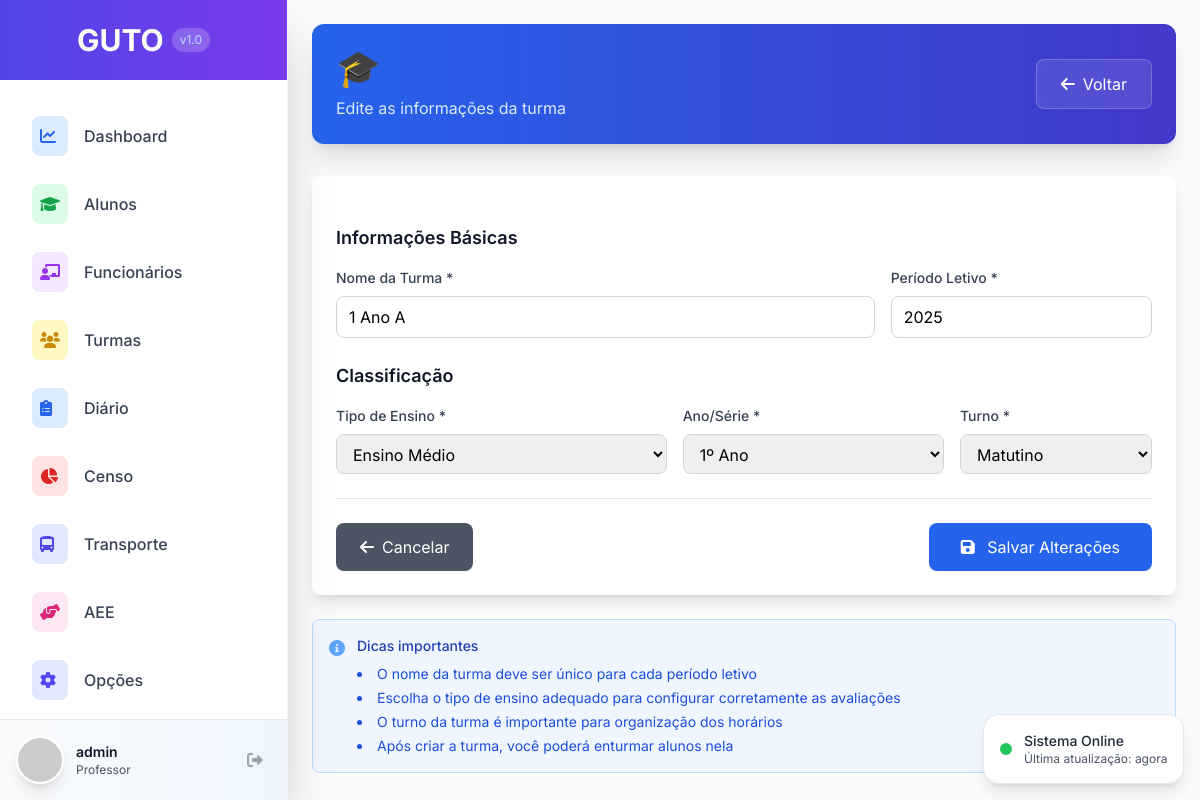
The app's page /turmas/turmas/1/editar/ (signed in) with its own data.
### turma/models.py (models this page shows, shortened)
class Turma(models.Model):
    TIPO_ENSINO_CHOICES = [
        ('EDUCACAO_INFANTIL', 'Educação Infantil'),
        ('ENSINO_FUNDAMENTAL_I', 'Ensino Fundamental I'),
        ('ENSINO_FUNDAMENTAL_II', 'Ensino Fundamental II'),
        ('ENSINO_MEDIO', 'Ensino Médio'),
    ]
    ANO_SERIE_CHOICES = [
        ('BERÇARIO', 'Berçário'),
        ('MATERNAL_I', 'Maternal I'),
        ('MATERNAL_II', 'Maternal II'),
        ('PRE_I', 'Pré I'),
        ('PRE_II', 'Pré II'),
        ('1_ANO', '1º Ano'),
        ('2_ANO', '2º Ano'),
        ('3_ANO', '3º Ano'),
        ('4_ANO', '4º Ano'),
        ('5_ANO', '5º Ano'),
        ('6_ANO', '6º Ano'),
        ('7_ANO', '7º Ano'),
        ('8_ANO', '8º Ano'),
        ('9_ANO', '9º Ano'),
        ('1_ANO_EM', '1º Ano'),
        ('2_ANO_EM', '2º Ano'),
        ('3_ANO_EM', '3º Ano'),
    ]
    TURNO_CHOICES = [
        ('MATUTINO', 'Matutino'),
        ('VESPERTINO', 'Vespertino'),
        ('NOTURNO', 'Noturno'),
        ('INTEGRAL', 'Integral'),
    ]
    nome = models.CharField(max_length=255, verbose_name="Nome da Turma")
    periodo_letivo = models.CharField(max_length=4, default=str(date.today().year), verbose_name="Período Letivo")
    tipo_ensino = models.CharField(max_length=50, choices=TIPO_ENSINO_CHOICES, verbose_name="Tipo de Ensino")
    ano_serie = models.CharField(max_length=50, choices=ANO_SERIE_CHOICES, verbose_name="Ano/Série")
    turno = models.CharField(max_length=20, choices=TURNO_CHOICES, verbose_name="Turno")
    diario_fechado = models.BooleanField(default=False, verbose_name="Diário Fechado")
    vagas_total = models.IntegerField(default=30, verbose_name="Total de Vagas")
    data_criacao = models.DateTimeField(auto_now_add=True, verbose_name="Data de Criação", null=True, blank=True)
    usuario_criacao = models.ForeignKey(User, on_delete=models.PROTECT, verbose_name="Criado por", null=True, blank=True)
    class Meta:
        verbose_name = "Turma"
        verbose_name_plural = "Turmas"
        unique_together = ['nome', 'periodo_letivo']
        ordering = ['periodo_letivo', 'ano_serie', 'nome']

### turma/views.py (the view)
# urls.py: path('turmas/<int:pk>/editar/', views.turma_edit, name='turma_edit'),
@login_required
def turma_edit(request, pk):
    turma = get_object_or_404(Turma, pk=pk)
    if request.method == 'POST':
        form = TurmaForm(request.POST, instance=turma)
        if form.is_valid():
            form.save()
            messages.success(request, f'Turma "{turma.nome}" editada com sucesso!')
            AtividadeRecente.objects.create(
                usuario=request.user,
                acao='UPDATE',
                modulo='AVALIACAO',
                objeto_nome=turma.nome,
                descricao=f'Editou a turma {turma.nome}'
            )
            return redirect('turma:turmas_list')
    else:
        form = TurmaForm(instance=turma)
    return render(request, 'turma/turma_form.html', {'form': form, 'turma': turma})

### templates/turma/turma_form.html (shortened to what this page needs)
{% extends 'base.html' %}
{% block content %}
<div class="max-w-5xl mx-auto">
    <div class="mb-8">
        <div class="bg-gradient-to-r from-blue-600 to-indigo-700 rounded-xl p-6 text-white shadow-xl">
            <div class="flex items-center justify-between">
                <div>
                    <h1 class="text-3xl font-bold flex items-center">
                        <span class="text-4xl mr-3">🎓</span>
                    </h1>
                    <p class="mt-2 text-blue-100">{% if is_create %}Preencha as informações para criar uma nova turma{% else %}Edite as informações da turma{% endif %}</p>
                </div>
                <div class="flex space-x-3">
                    <a href="{% url 'turma:turmas_list' %}" class="bg-white/10 backdrop-blur-sm text-white px-6 py-3 rounded-lg hover:bg-white/20 transition-all duration-200 border border-white/20 flex items-center space-x-2">
                        <i class="fas fa-arrow-left"></i>
                        <span>Voltar</span>
                    </a>
                </div>
            </div>
        </div>
    </div>
    <div class="bg-white rounded-lg shadow-lg p-6">
        <form method="POST" class="space-y-6">
            <div>
                <h3 class="text-lg font-semibold text-gray-900 mb-4">Informações Básicas</h3>
                <div class="grid grid-cols-12 gap-4">
                    <div class="col-span-12 lg:col-span-8">
                        <label for="{{ form.nome.id_for_label }}" class="block text-sm font-medium text-gray-700 mb-2">
                            Nome da Turma *
                        </label>
                        {{ form.nome }}
                    </div>
                    <div class="col-span-12 lg:col-span-4">
                        <label for="{{ form.periodo_letivo.id_for_label }}" class="block text-sm font-medium text-gray-700 mb-2">
                            Período Letivo *
                        </label>
                        {{ form.periodo_letivo }}
                    </div>
                </div>
            </div>
            <div>
                <h3 class="text-lg font-semibold text-gray-900 mb-4">Classificação</h3>
                <div class="grid grid-cols-12 gap-4">
                    <div class="col-span-12 lg:col-span-5">
                        <label for="{{ form.tipo_ensino.id_for_label }}" class="block text-sm font-medium text-gray-700 mb-2">
                            Tipo de Ensino *
                        </label>
                        {{ form.tipo_ensino }}
                    </div>
                    <div class="col-span-12 lg:col-span-4">
                        <label for="{{ form.ano_serie.id_for_label }}" class="block text-sm font-medium text-gray-700 mb-2">
                            Ano/Série *
                        </label>
                        {{ form.ano_serie }}
                    </div>
                    <div class="col-span-12 lg:col-span-3">
                        <label for="{{ form.turno.id_for_label }}" class="block text-sm font-medium text-gray-700 mb-2">
                            Turno *
                        </label>
                        {{ form.turno }}
                    </div>
                </div>
            </div>
            <div class="flex items-center justify-between pt-6 border-t border-gray-200">
                {% if next_url and 'diario' in next_url %}
                    <a href="{% url 'diario:home' %}"
                       class="bg-gray-600 text-white px-6 py-3 rounded-lg hover:bg-gray-700 transition-colors">
                        <i class="fas fa-arrow-left mr-2"></i>Cancelar
                    </a>
                {% else %}
                    <a href="{% url 'turma:turmas_list' %}"
                       class="bg-gray-600 text-white px-6 py-3 rounded-lg hover:bg-gray-700 transition-colors">
                        <i class="fas fa-arrow-left mr-2"></i>Cancelar
                    </a>
                {% endif %}
                <button type="submit" class="bg-blue-600 text-white px-8 py-3 rounded-lg hover:bg-blue-700 transition-colors">
                    <i class="fas fa-save mr-2"></i>
                    {% if is_create %}Criar Turma{% else %}Salvar Alterações{% endif %}
                </button>
            </div>
        </form>
    </div>
    <div class="mt-6 bg-blue-50 border border-blue-200 rounded-lg p-4">
        <div class="flex">
            <div class="flex-shrink-0">
                <i class="fas fa-info-circle text-blue-400"></i>
            </div>
            <div class="ml-3">
                <h3 class="text-sm font-medium text-blue-800">Dicas importantes</h3>
                <div class="mt-2 text-sm text-blue-700">
                    <ul class="list-disc list-inside space-y-1">
                        <li>O nome da turma deve ser único para cada período letivo</li>
                        <li>Escolha o tipo de ensino adequado para configurar corretamente as avaliações</li>
                        <li>O turno da turma é importante para organização dos horários</li>
                        <li>Após criar a turma, você poderá enturmar alunos nela</li>
                    </ul>
                </div>
            </div>
        </div>
    </div>
</div>
{% endblock %}

### templates/base.html (shortened to what this page needs)
<!DOCTYPE html>
<html lang="pt-BR">
<head>
    <script src="https://cdn.tailwindcss.com"></script>
    <link rel="stylesheet" href="https://cdnjs.cloudflare.com/ajax/libs/font-awesome/6.0.0/css/all.min.css">
    {% load static %}
    <link rel="stylesheet" href="{% static 'css/tailwind.css' %}">
</head>
<body class="bg-gray-50 font-sans">
    <div class="flex h-screen bg-gray-50 overflow-hidden">
        <div class="fixed inset-y-0 left-0 z-50 w-72 bg-white shadow-2xl border-r border-gray-100">
            <div class="flex items-center justify-center h-20 px-6 bg-gradient-to-r from-guto-blue to-guto-purple">
                <h1 class="text-3xl font-bold text-white">GUTO</h1>
                <span class="ml-2 text-xs text-blue-200 bg-white bg-opacity-20 px-2 py-1 rounded-full">v1.0</span>
            </div>
            <nav class="mt-6 px-4 space-y-1 pb-20 overflow-y-auto" style="height: calc(100vh - 200px);">
                <a href="{% url 'dashboard:home' %}" class="flex items-center space-x-4 px-4 py-3 rounded-xl text-gray-700 hover:bg-gradient-to-r hover:from-blue-50 hover:to-purple-50 hover:text-blue-700 transition-all duration-300 group">
                    <div class="p-2 rounded-lg bg-blue-100 text-blue-600 group-hover:bg-blue-200">
                        <i class="fas fa-chart-line w-5 h-5"></i>
                    </div>
                    <span class="font-medium">Dashboard</span>
                </a>
                <a href="{% url 'alunos:aluno_list' %}" class="flex items-center space-x-4 px-4 py-3 rounded-xl text-gray-700 hover:bg-gradient-to-r hover:from-green-50 hover:to-emerald-50 hover:text-green-700 transition-all duration-300 group">
                    <div class="p-2 rounded-lg bg-green-100 text-green-600 group-hover:bg-green-200">
                        <i class="fas fa-graduation-cap w-5 h-5"></i>
                    </div>
                    <span class="font-medium">Alunos</span>
                </a>
                <a href="{% url 'funcionarios:funcionario_list' %}" class="flex items-center space-x-4 px-4 py-3 rounded-xl text-gray-700 hover:bg-gradient-to-r hover:from-purple-50 hover:to-pink-50 hover:text-purple-700 transition-all duration-300 group">
                    <div class="p-2 rounded-lg bg-purple-100 text-purple-600 group-hover:bg-purple-200">
                        <i class="fas fa-chalkboard-teacher w-5 h-5"></i>
                    </div>
                    <span class="font-medium">Funcionários</span>
                </a>
                <a href="{% url 'turma:avaliacao_home' %}" class="flex items-center space-x-4 px-4 py-3 rounded-xl text-gray-700 hover:bg-gradient-to-r hover:from-yellow-50 hover:to-orange-50 hover:text-yellow-700 transition-all duration-300 group">
                    <div class="p-2 rounded-lg bg-yellow-100 text-yellow-600 group-hover:bg-yellow-200">
                        <i class="fas fa-users w-5 h-5"></i>
                    </div>
                    <span class="font-medium">Turmas</span>
                </a>
                <a href="{% url 'diario:home' %}" class="flex items-center space-x-4 px-4 py-3 rounded-xl text-gray-700 hover:bg-gradient-to-r hover:from-blue-50 hover:to-indigo-50 hover:text-blue-700 transition-all duration-300 group">
                    <div class="p-2 rounded-lg bg-blue-100 text-blue-600 group-hover:bg-blue-200">
                        <i class="fas fa-clipboard-list w-5 h-5"></i>
                    </div>
                    <span class="font-medium">Diário</span>
                </a>
                <a href="{% url 'dashboard:em_desenvolvimento' %}?funcionalidade=Censo%20Escolar" class="flex items-center space-x-4 px-4 py-3 rounded-xl text-gray-700 hover:bg-gradient-to-r hover:from-red-50 hover:to-pink-50 hover:text-red-700 transition-all duration-300 group">
                    <div class="p-2 rounded-lg bg-red-100 text-red-600 group-hover:bg-red-200">
                        <i class="fas fa-chart-pie w-5 h-5"></i>
                    </div>
                    <span class="font-medium">Censo</span>
                </a>
                <a href="{% url 'dashboard:em_desenvolvimento' %}?funcionalidade=Transporte%20Escolar" class="flex items-center space-x-4 px-4 py-3 rounded-xl text-gray-700 hover:bg-gradient-to-r hover:from-indigo-50 hover:to-blue-50 hover:text-indigo-700 transition-all duration-300 group">
                    <div class="p-2 rounded-lg bg-indigo-100 text-indigo-600 group-hover:bg-indigo-200">
                        <i class="fas fa-bus-alt w-5 h-5"></i>
                    </div>
                    <span class="font-medium">Transporte</span>
                </a>
                <a href="{% url 'dashboard:em_desenvolvimento' %}?funcionalidade=AEE%20(Atendimento%20Educacional%20Especializado)" class="flex items-center space-x-4 px-4 py-3 rounded-xl text-gray-700 hover:bg-gradient-to-r hover:from-pink-50 hover:to-rose-50 hover:text-pink-700 transition-all duration-300 group">
                    <div class="p-2 rounded-lg bg-pink-100 text-pink-600 group-hover:bg-pink-200">
                        <i class="fas fa-hands-helping w-5 h-5"></i>
                    </div>
                    <span class="font-medium">AEE</span>
                </a>
                <a href="{% url 'dashboard:em_desenvolvimento' %}?funcionalidade=Opções%20e%20Relatórios" class="flex items-center space-x-4 px-4 py-3 rounded-xl text-gray-700 hover:bg-gradient-to-r hover:from-indigo-50 hover:to-purple-50 hover:text-indigo-700 transition-all duration-300 group">
                    <div class="p-2 rounded-lg bg-indigo-100 text-indigo-600 group-hover:bg-indigo-200">
                        <i class="fas fa-cog w-5 h-5"></i>
                    </div>
                    <span class="font-medium">Opções</span>
                </a>
            </nav>
            <div class="absolute bottom-0 w-full p-4 bg-gradient-to-r from-gray-50 to-blue-50 border-t border-gray-200">
                <div class="flex items-center space-x-3">
                    <img class="w-12 h-12 rounded-full border-2 border-white shadow-lg" src="https://ui-avatars.com/api/?name=Professor&background=4F46E5&color=fff&size=128" alt="Avatar">
                    <div class="flex-1 min-w-0">
                        <p class="text-sm font-semibold text-gray-900 truncate">
                            {% if user.is_authenticated %}
                                {{ user.get_full_name|default:user.username }}
                            {% else %}
                                Visitante
                            {% endif %}
                        </p>
                        <p class="text-xs text-gray-600 truncate">Professor</p>
                    </div>
                    <a href="{% url 'logout' %}" class="p-2 text-gray-400 hover:text-red-600 hover:bg-red-50 rounded-lg transition-all duration-200" title="Sair">
                        <i class="fas fa-sign-out-alt w-4 h-4"></i>
                    </a>
                </div>
            </div>
        </div>
        <div class="flex-1 ml-72 overflow-hidden">
            <main class="h-full overflow-y-auto p-6">
                {% block content %}
                {% endblock %}
            </main>
        </div>
    </div>
    {% include 'turma/notifications.html' %}
    {% load static %}
</body>
</html>

### records on screen
Turma: nome "1 Ano A", periodo_letivo "2025", tipo_ensino "Ensino Médio", ano_serie "1º Ano", turno "Matutino"

### other values on screen
{{ user.get_full_name|default:user.username }} "admin"
